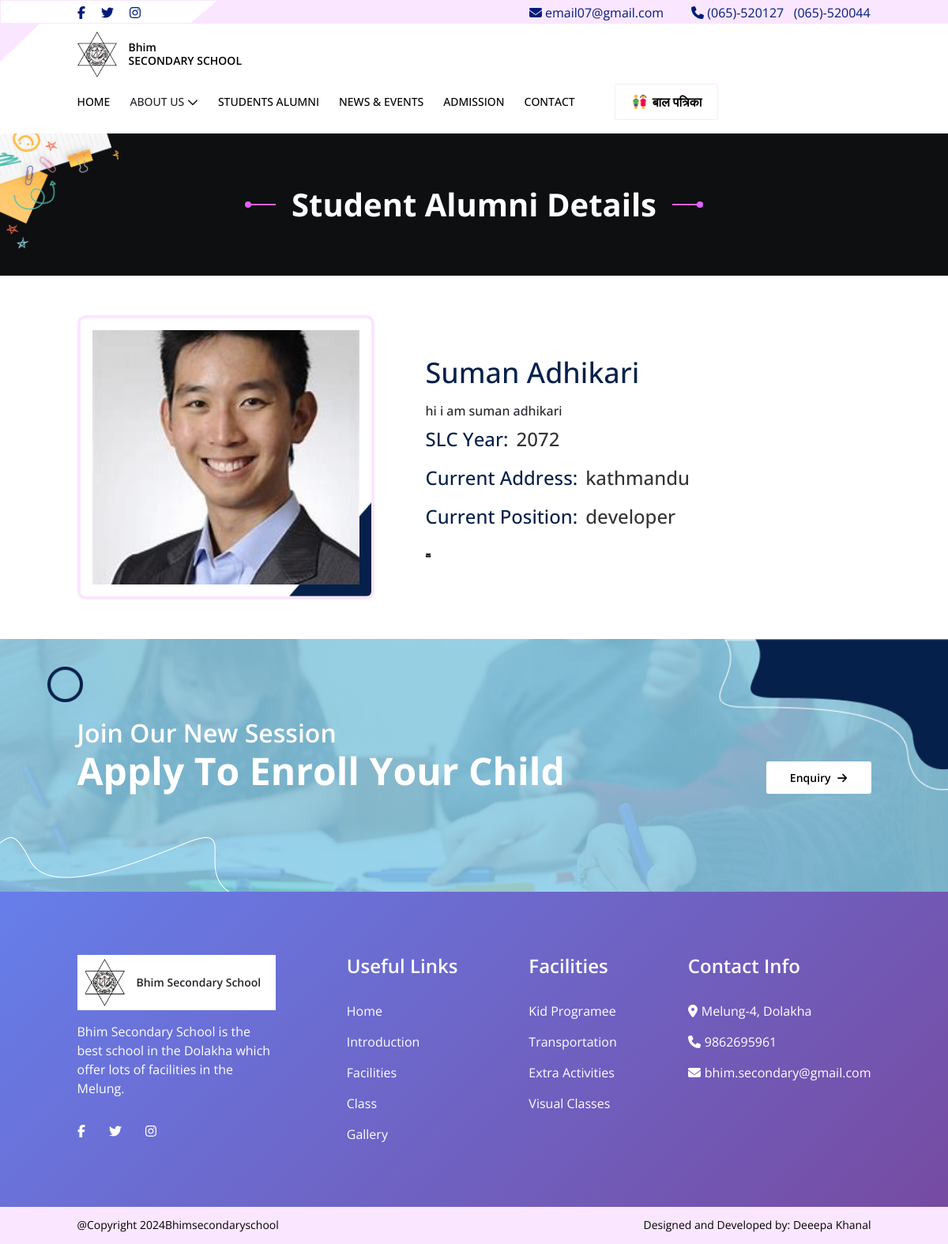
/alumni/1, run on the app's committed database.
### BhimmaviApp/models.py (models this page shows, shortened)
class StudentAlumni(SoftDeleteModel):
    GENDER_CHOICES = [
        ('Male', 'Male'),
        ('Female', 'Female'),
        ('Other', 'Other'),
    ]
    name = models.CharField(max_length=100)
    image = models.ImageField(upload_to='alumni/', blank=True, null=True)
    detail = models.TextField()
    slc_batch = models.CharField(max_length=20)  # e.g., "Batch 2015"
    current_address = models.CharField(max_length=255)
    current_position = models.CharField(max_length=100)
    gender = models.CharField(max_length=10, choices=GENDER_CHOICES)
    facebook_link = models.URLField(max_length=200, blank=True, null=True)
    twitter_link = models.URLField(max_length=200, blank=True, null=True)
    email = models.EmailField(blank=True, null=True)
    class Meta:
        ordering = ['-slc_batch']  # Order by batch first, then by name

### BhimmaviApp/views.py (the view)
# urls.py: path('alumni/<int:pk>',views.alumni_detail, name='alumni'),
def alumni_detail(request, pk):
    alumni = StudentAlumni.objects.get(pk=pk)
    return render(request, 'student_alumni/student_alumni_details.html',context={'alumni':alumni})

### BhimmaviApp/softdelete_manager.py (called while the page is built)
    def get_queryset(self):
        return super().get_queryset().filter(deleted_at__isnull=True)

### templates/student_alumni/student_alumni_details.html (shortened to what this page needs)
{% extends 'base.html' %}
{% load static %}
{% block content %}
<section class="hero">
    <div class="head_title">
        <div class="line"></div>
        <h3 class="fs-40-w-700" style="color:white;">Student Alumni Details</h3>
        <div class="line"></div>
    </div>
</section>
<section class="student_alumni_page">
    <div class="container">
        <div class="student_alumni_page_wrapper">
            <div class="student_alumni_page_image">
                <div class="image">
                    <img src={{alumni.image.url}} alt="">
                </div>
            </div>
            <div class="student_alumni_page_detail">
                <h2 class="fs-36-w-700">{{alumni.name}}</h2>
                <p class="fs-16-w-600">{{alumni.detail}}</p>
                <div class="student_alumni_page_detail_wrapper">
                    <div class="student_alumni_page_detail_item">
                        <h3 class="fs-24-w-500">
                            SLC Year:
                        </h3>
                        <h4 class="fs-24-w-500">{{alumni.slc_batch}}</h4>
                    </div>
                    <div class="student_alumni_page_detail_item">
                        <h3 class="fs-24-w-500">
                            Current Address:
                        </h3>
                        <h4 class="fs-24-w-500">{{alumni.current_address}}</h4>
                    </div>
                    <div class="student_alumni_page_detail_item">
                        <h3 class="fs-24-w-500">
                            Current Position:
                        </h3>
                        <h4 class="fs-24-w-500">{{alumni.current_position}}</h4>
                    </div>
                </div>
                <div class="social_links">
                    {% if alumni.email %}
                    <a href="mailto:{{ alumni.email }}">
                        <div class="icon"><i class="fa fa-envelope" aria-hidden="true"></i></div>
                    </a>
                {% endif %}
            </div>
        </div>
    </div>
</section>
{% include 'common/enquiry.html' %}
{% endblock %}

### data on the page
StudentAlumni: image (picture), name "Suman Adhikari", detail "hi i am suman adhikari", slc_batch "2072", current_address "kathmandu", current_position "developer"
